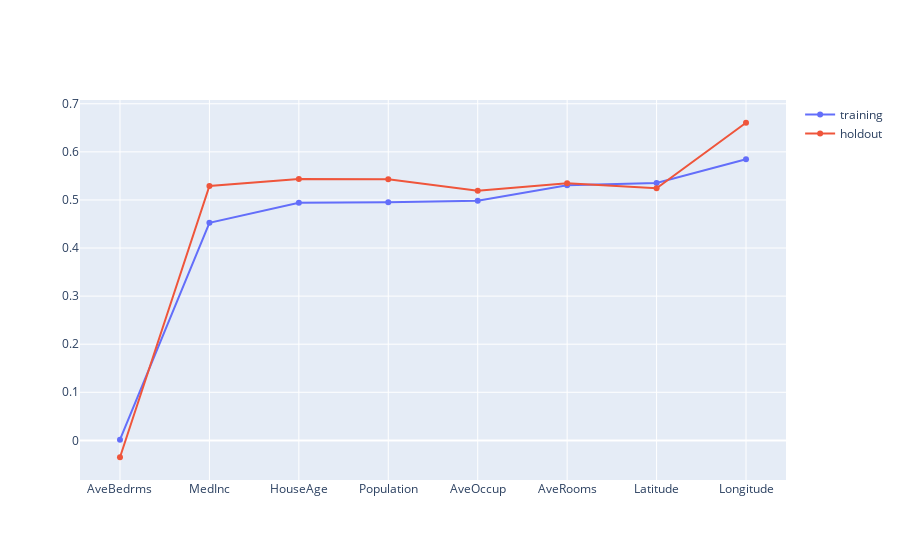

The notebook cell saved with this chart:
### Markdown cell above
Ok, now create a trace for the training scores, with the scores on the y axis and the related column on the x axis. 

Do the same for the holdout scores.

### Code cell
import plotly.graph_objects as go
training_trace = go.Scatter(x = sorted_cols, y = training_scores, name = 'training')
holdout_trace = go.Scatter(x = sorted_cols, y = holdout_scores, name = 'holdout')
go.Figure([training_trace, holdout_trace])

### Figure 1 — Plotly figure (JSON) as saved in the notebook; plotly's stock layout.template omitted (floating-point values rounded to 4 significant figures)
{"data": [{"name": "training", "type": "scatter", "x": ["AveBedrms", "MedInc", "HouseAge", "Population", "AveOccup", "AveRooms", "Latitude", "Longitude"], "y": [0.001467, 0.4524, 0.494, 0.4953, 0.4983, 0.5305, 0.5354, 0.5844]}, {"name": "holdout", "type": "scatter", "x": ["AveBedrms", "MedInc", "HouseAge", "Population", "AveOccup", "AveRooms", "Latitude", "Longitude"], "y": [-0.03508, 0.529, 0.5434, 0.5429, 0.5193, 0.5347, 0.5244, 0.6605]}], "layout": {"autosize": true, "xaxis": {"autorange": false, "range": [-0.4471, 7.447], "type": "category"}, "yaxis": {"autorange": true, "range": [-0.08603, 0.7115], "type": "linear"}}}
